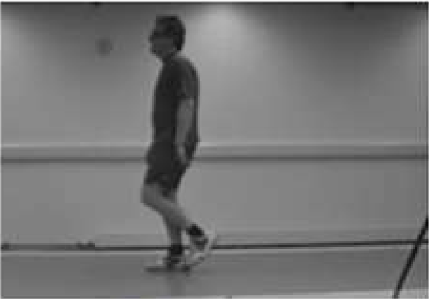
//> input picture Ex5/image1.png, 429 x 299 px
$ ./Ex5   (built with g++ and OpenCV 4)
//> lines starting //> are read from the running program, lines starting //| are printed output that depends on the picture
#include <opencv2/opencv.hpp>
#include <stdio.h>
using namespace cv;

int main() {
    Mat src1 = imread("image1.png", 0);
//> src1: 299 rows x 429 cols, CV_8UC1; min 5, max 251, mean 116.3
    Mat src2 = imread("image2.png", 0);
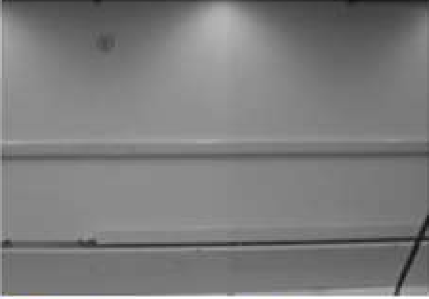
//> input picture Ex5/image2.png, 429 x 299 px
//> src2: 299 rows x 429 cols, CV_8UC1; min 14, max 255, mean 124.4
    Mat result;
    subtract(src2, src1, result);
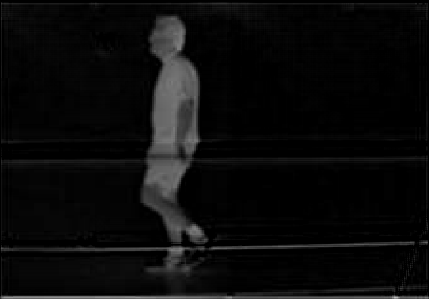
//> result: 299 rows x 429 cols, CV_8UC1; min 0, max 186, mean 10.8

    imshow("Image 1", src1);
    imshow("Image 2", src2);
    imshow("Subtraction Result", result);
    for (int y = 0; y < src1.rows; y++) {
        for (int x = 0; x < src1.cols; x++) {
            result.at<uchar>(y, x) = (result.at<uchar>(y, x)  > 0) ? result.at<uchar>(y, x)  : 0;
        }
    }
    imwrite("detection.png", result);
    waitKey(0);
    destroyAllWindows();

    return 0;

}
